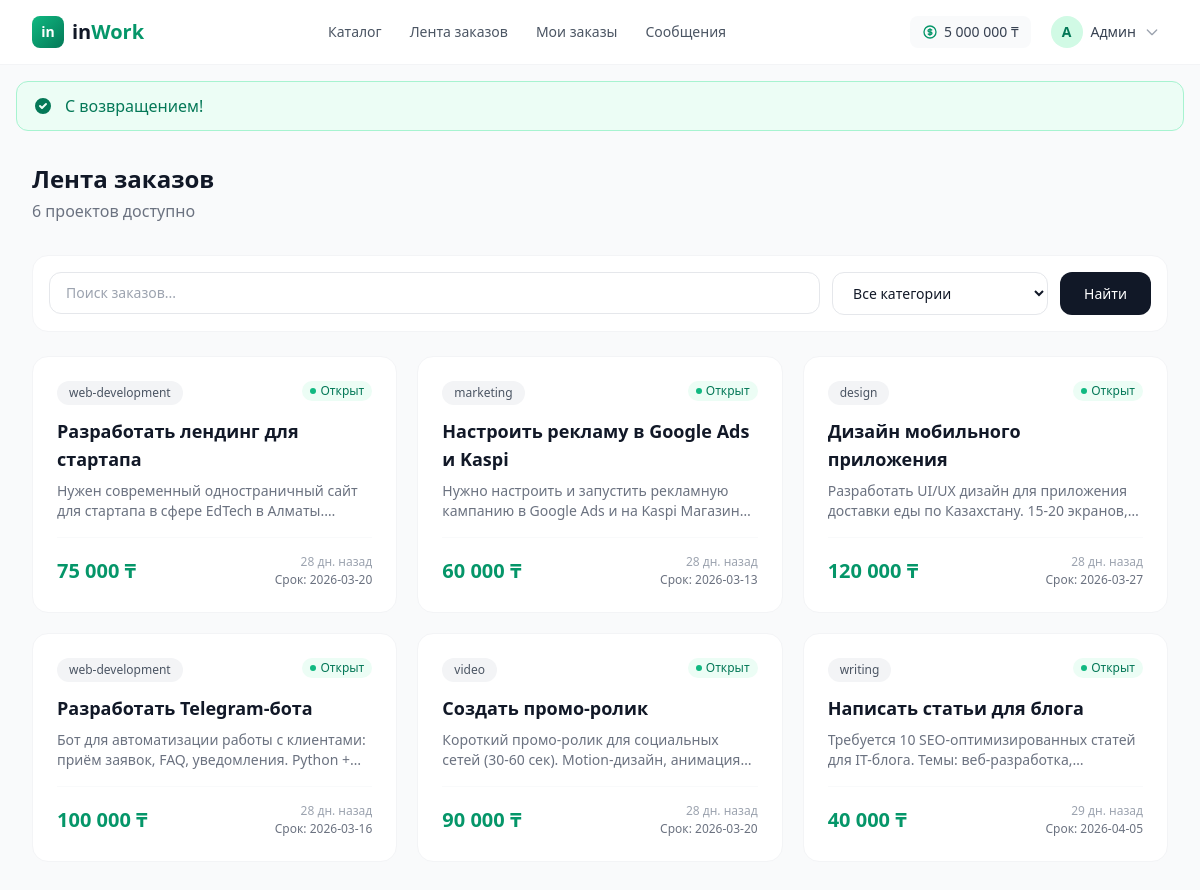
Page /in-work/public/orders (signed in) on the committed database.
### tables this page shows
CREATE TABLE orders (
    id INT UNSIGNED AUTO_INCREMENT PRIMARY KEY,
    client_id INT UNSIGNED NOT NULL,
    freelancer_id INT UNSIGNED DEFAULT NULL,
    title VARCHAR(255) NOT NULL,
    description TEXT NOT NULL,
    category VARCHAR(50) NOT NULL,
    budget DECIMAL(12,2) NOT NULL,
    final_price DECIMAL(12,2) DEFAULT NULL,
    deadline DATE NOT NULL,
    status ENUM('open', 'in_progress', 'completed', 'cancelled', 'dispute') NOT NULL DEFAULT 'open',
    delivered_at TIMESTAMP NULL DEFAULT NULL,
    delivery_message TEXT DEFAULT NULL,
    created_at TIMESTAMP NOT NULL DEFAULT CURRENT_TIMESTAMP,
    updated_at TIMESTAMP NOT NULL DEFAULT CURRENT_TIMESTAMP ON UPDATE CURRENT_TIMESTAMP,
    FOREIGN KEY (client_id) REFERENCES users(id) ON DELETE CASCADE,
    FOREIGN KEY (freelancer_id) REFERENCES users(id) ON DELETE SET NULL,
    INDEX idx_orders_status (status),
    INDEX idx_orders_category (category),
    INDEX idx_orders_client (client_id),
    INDEX idx_orders_freelancer (freelancer_id),
    INDEX idx_orders_created (created_at),
    INDEX idx_orders_budget (budget)
);

### app/controllers/OrderController.php (called while the page is built, shortened)
<?php
class OrderController extends Controller
{
    private Order $orderModel;
    public function __construct()
    {
        $this->orderModel = new Order();
    }
    public function index(): void
    {
        $page = max(1, (int) ($this->input('page', 1)));
        $category = $this->input('category', '');
        $search = $this->input('search', '');
        $orders = $this->orderModel->getOpenOrders($page, 20, $category, $search);
        $appConfig = require ROOT_PATH . '/config/app.php';
        $this->view('orders.index', [
            'title'      => 'Лента заказов',
            'orders'     => $orders['items'],
            'pagination' => $orders,
            'categories' => $appConfig['categories'],
            'category'   => $category,
            'search'     => $search,
        ]);
    }
}

### public/index.php (called while the page is built, shortened)
<?php
try {
    $appConfig = require ROOT_PATH . '/config/app.php';
    spl_autoload_register(function (string $class) {
        $map = [
            'Core\\'       => ROOT_PATH . '/core/',
            'App\\Controllers\\' => APP_PATH . '/controllers/',
            'App\\Models\\'      => APP_PATH . '/models/',
            'App\\Services\\'    => APP_PATH . '/services/',
            'App\\Middlewares\\'  => APP_PATH . '/middlewares/',
            'App\\Helpers\\'     => APP_PATH . '/helpers/',
        ];
        foreach ($map as $prefix => $baseDir) {
            if (strpos($class, $prefix) === 0) {
                $relativeClass = substr($class, strlen($prefix));
                $file = $baseDir . str_replace('\\', '/', $relativeClass) . '.php';
                if (file_exists($file)) {
                    return;
                }
            }
        }
    });
    require ROOT_PATH . '/app/helpers/functions.php';
    $router = new Core\Router();
    $method = $_SERVER['REQUEST_METHOD'];
    $requestUri = $_SERVER['REQUEST_URI'] ?? '/';
    $path = parse_url($requestUri, PHP_URL_PATH);
    $path = '/' . trim($path, "/ \t\n\r");
    $basePath = $appConfig['base_path'] ?? '/in-work/public';
    $basePath = rtrim($basePath, '/');
    if ($basePath !== '' && (strpos($path, $basePath) === 0)) {
        $suffix = substr($path, strlen($basePath));
        $path = ($suffix === '' || $suffix === '/') ? '/' : ($suffix ?: '/');
    }
    if ($path !== '/') {
        $path = rtrim($path, '/') ?: '/';
    }
    $router->resolve($method, $path);
} catch (Throwable $e) {
    http_response_code(500);
    echo '<h1>Ошибка приложения</h1>';
    echo '<p><strong>' . htmlspecialchars($e->getMessage()) . '</strong></p>';
    echo '<p>Файл: ' . htmlspecialchars($e->getFile()) . ':' . $e->getLine() . '</p>';
    echo '<pre>' . htmlspecialchars($e->getTraceAsString()) . '</pre>';
}

### app/helpers/functions.php (called while the page is built, shortened)
<?php
function e(string $value): string
{
    return htmlspecialchars($value, ENT_QUOTES, 'UTF-8');
}
function url(string $path = ''): string
{
    return APP_URL . '/' . ltrim($path, '/');
}
function format_money(float $amount): string
{
    return number_format($amount, 0, '.', ' ') . ' ₸';
}
function time_ago(string $datetime): string
{
    $now = new DateTime();
    $ago = new DateTime($datetime);
    $diff = $now->diff($ago);
    if ($diff->d > 0) return $diff->d . ' дн. назад';
    return 'только что';
}
function catalog_category_slugs(): array
{
    $app = require ROOT_PATH . '/config/app.php';
    $modes = $app['category_modes'] ?? [];
    return array_keys(array_filter($modes, static fn ($m) => $m === 'catalog'));
}

### config/database.php (called while the page is built, shortened)
<?php
$config = [
    'host'     => 'localhost',
    'port'     => '3306',
    'database' => 'inwork',
    'username' => 'root',
    'password' => 'root',
    'charset'  => 'utf8mb4',
];
return $config;

### core/Database.php (called while the page is built, shortened)
<?php
class Database
{
    private static ?Database $instance = null;
    private PDO $pdo;
    private function __construct()
    {
        $config = require __DIR__ . '/../config/database.php';
        $dsn = sprintf(
            'mysql:host=%s;port=%s;dbname=%s;charset=%s',
            $config['host'],
            $config['port'],
            $config['database'],
            $config['charset']
        );
        try {
            $this->pdo = new PDO($dsn, $config['username'], $config['password'], [
                PDO::ATTR_ERRMODE            => PDO::ERRMODE_EXCEPTION,
                PDO::ATTR_DEFAULT_FETCH_MODE => PDO::FETCH_ASSOC,
                PDO::ATTR_EMULATE_PREPARES   => false,
            ]);
        } catch (PDOException $e) {
            throw new PDOException('Database connection failed: ' . $e->getMessage());
        }
    }
    public static function getInstance(): self
    {
        if (self::$instance === null) {
            self::$instance = new self();
        }
        return self::$instance;
    }
    public function query(string $sql, array $params = []): \PDOStatement
    {
        $stmt = $this->pdo->prepare($sql);
        $stmt->execute($params);
        return $stmt;
    }
    public function fetch(string $sql, array $params = []): ?array
    {
        $stmt = $this->query($sql, $params);
        $result = $stmt->fetch();
        return $result ?: null;
    }
    public function fetchAll(string $sql, array $params = []): array
    {
        $stmt = $this->query($sql, $params);
        return $stmt->fetchAll();
    }
}

### config/app.php (called while the page is built)
<?php
$host = $_SERVER['HTTP_HOST'] ?? '';
$isProduction = ($host === 'in-work.krg-ktsk.kz')
    || (strpos($host, 'in-work') !== false && strpos($host, 'krg-ktsk.kz') !== false);
$prodUrl = 'https://in-work.krg-ktsk.kz';
$prodBasePath = '';
$scheme = (!empty($_SERVER['HTTPS']) && $_SERVER['HTTPS'] !== 'off') ? 'https' : 'http';
$localHost = $host !== '' ? $host : 'localhost';
$localUrl = $scheme . '://' . $localHost . '/in-work/public';
return [
    'is_production'   => $isProduction,
    'name'            => 'inWork',
    'url'             => $isProduction ? $prodUrl : $localUrl,
    'base_path'       => $isProduction ? $prodBasePath : '/in-work/public',
    'debug'           => !$isProduction,
    'timezone'        => 'Asia/Almaty',
    'platform_fee'    => 0.10,
    'min_balance'     => 0,
    'per_page'        => 20,
    'categories'      => [
        'web-development'    => 'Веб-разработка',
        'mobile-development' => 'Мобильная разработка',
        'design'             => 'Дизайн и креатив',
        'writing'            => 'Тексты и переводы',
        'marketing'          => 'Маркетинг',
        'video'              => 'Видео и анимация',
        'music'              => 'Музыка и аудио',
        'data'               => 'Данные и аналитика',
        'admin'              => 'Администрирование',
        'electrician'        => 'Электрики',
        'plumber'            => 'Сантехника',
        'repair'             => 'Ремонт и отделка',
        'other'              => 'Другое',
    ],
    'category_modes'    => [
        'electrician' => 'catalog',
        'plumber'     => 'catalog',
        'repair'      => 'catalog',
    ],
];

### app/models/Order.php (called while the page is built, shortened)
<?php
class Order extends Model
{
    public function getOpenOrders(int $page = 1, int $perPage = 20, string $category = '', string $search = ''): array
    {
        $where = "status = 'open'";
        $params = [];
        $catalogSlugs = catalog_category_slugs();
        if ($catalogSlugs !== []) {
            $placeholders = implode(', ', array_fill(0, count($catalogSlugs), '?'));
            $where .= " AND category NOT IN ({$placeholders})";
            foreach ($catalogSlugs as $slug) {
                $params[] = $slug;
            }
        }
        return $this->paginate($page, $perPage, $where, $params, 'created_at DESC');
    }
}

### core/Model.php (called while the page is built, shortened)
<?php
abstract class Model
{
    protected Database $db;
    protected string $table;
    public function __construct()
    {
        $this->db = Database::getInstance();
    }
    public function count(string $where = '1=1', array $params = []): int
    {
        $result = $this->db->fetch(
            "SELECT COUNT(*) as cnt FROM {$this->table} WHERE {$where}",
            $params
        );
        return (int) ($result['cnt'] ?? 0);
    }
    public function paginate(int $page = 1, int $perPage = 20, string $where = '1=1', array $params = [], string $orderBy = 'id DESC'): array
    {
        $offset = ($page - 1) * $perPage;
        $total = $this->count($where, $params);
        $totalPages = (int) ceil($total / $perPage);
        $items = $this->db->fetchAll(
            "SELECT * FROM {$this->table} WHERE {$where} ORDER BY {$orderBy} LIMIT ? OFFSET ?",
            array_merge($params, [$perPage, $offset])
        );
        return [
            'items'       => $items,
            'total'       => $total,
            'page'        => $page,
            'per_page'    => $perPage,
            'total_pages' => $totalPages,
        ];
    }
}

### views/orders/index.php (the view, shortened to what this page needs)
<div class="max-w-7xl mx-auto px-4 sm:px-6 lg:px-8 py-8">
    <div class="flex flex-col sm:flex-row sm:items-center justify-between gap-4 mb-8">
        <div>
            <h1 class="text-2xl font-bold text-gray-900">Лента заказов</h1>
            <p class="text-gray-500 mt-1"><?= $pagination['total'] ?? 0 ?> проектов доступно</p>
        </div>
    </div>
    <div class="bg-white rounded-2xl border border-gray-100 p-4 mb-6">
        <form method="GET" action="<?= url('orders') ?>" class="flex flex-col sm:flex-row gap-3">
            <div class="flex-1">
                <input type="text" name="search" value="<?= e($search) ?>" placeholder="Поиск заказов..."
                       class="w-full px-4 py-2.5 border border-gray-200 rounded-xl text-sm focus:ring-2 focus:ring-brand-500 focus:border-brand-500 outline-none transition">
            </div>
            <select name="category" class="px-4 py-2.5 border border-gray-200 rounded-xl text-sm focus:ring-2 focus:ring-brand-500 focus:border-brand-500 outline-none bg-white">
                <option value="">Все категории</option>
            </select>
            <button type="submit" class="px-6 py-2.5 bg-gray-900 text-white text-sm font-medium rounded-xl hover:bg-gray-800 transition">
                Найти
            </button>
        </form>
    </div>
    <?php if (empty($orders)): ?>
        <div class="bg-white rounded-2xl border border-gray-100 p-16 text-center">
            <svg class="w-16 h-16 text-gray-300 mx-auto mb-4" fill="none" stroke="currentColor" viewBox="0 0 24 24"><path stroke-linecap="round" stroke-linejoin="round" stroke-width="1.5" d="M9 5H7a2 2 0 00-2 2v12a2 2 0 002 2h10a2 2 0 002-2V7a2 2 0 00-2-2h-2M9 5a2 2 0 002 2h2a2 2 0 002-2M9 5a2 2 0 012-2h2a2 2 0 012 2"/></svg>
            <h3 class="text-lg font-semibold text-gray-900 mb-1">Заказы не найдены</h3>
            <p class="text-gray-500">Попробуйте изменить поиск или фильтры.</p>
        </div>
    <?php else: ?>
        <div class="grid md:grid-cols-2 lg:grid-cols-3 gap-5">
            <?php foreach ($orders as $order): ?>
                <a href="<?= url("orders/{$order['id']}") ?>" class="bg-white rounded-2xl p-6 border border-gray-100 hover:shadow-lg hover:border-brand-200 transition-all duration-300 group fade-in">
                    <div class="flex items-start justify-between mb-3">
                        <span class="px-3 py-1 bg-gray-100 text-gray-600 text-xs font-medium rounded-full"><?= e($order['category']) ?></span>
                        <span class="inline-flex items-center gap-1 px-2 py-0.5 bg-emerald-50 text-emerald-700 text-xs font-medium rounded-full">
                            <span class="w-1.5 h-1.5 bg-emerald-500 rounded-full"></span>
                            Открыт
                        </span>
                    </div>
                    <h3 class="text-lg font-semibold text-gray-900 mb-2 group-hover:text-brand-600 transition line-clamp-2"><?= e($order['title']) ?></h3>
                    <p class="text-sm text-gray-500 mb-4 line-clamp-2"><?= e(mb_substr($order['description'], 0, 100)) ?></p>
                    <div class="flex items-center justify-between pt-4 border-t border-gray-50">
                        <span class="text-xl font-bold text-brand-600"><?= format_money((float)$order['budget']) ?></span>
                        <div class="text-right">
                            <div class="text-xs text-gray-400"><?= time_ago($order['created_at']) ?></div>
                            <div class="text-xs text-gray-500 mt-0.5">Срок: <?= e($order['deadline']) ?></div>
                        </div>
                    </div>
                </a>
            <?php endforeach; ?>
        </div>
    <?php endif; ?>
</div>

### core/Router.php (shortened to what this page needs)
<?php
class Router
{
    private array $routes = [];
    private array $middlewares = [];
    public function group(array $middleware, callable $callback): void
    {
        $previousMiddlewares = $this->middlewares;
        $this->middlewares = array_merge($this->middlewares, $middleware);
        $this->middlewares = $previousMiddlewares;
    }
    private function addRoute(string $method, string $path, array $action, array $middleware = []): self
    {
        $pattern = $this->convertToRegex($path);
        $this->routes[] = [
            'method'     => $method,
            'path'       => $path,
            'pattern'    => $pattern,
            'controller' => $action[0],
            'action'     => $action[1],
            'middleware'  => array_merge($this->middlewares, $middleware),
        ];
        return $this;
    }
    private function convertToRegex(string $path): string
    {
        $pattern = preg_replace('/\{([a-zA-Z_]+)\}/', '(?P<$1>[^/]+)', $path);
        return '#^' . $pattern . '$#';
    }
    public function resolve(string $method, string $uri): void
    {
        $uri = parse_url($uri, PHP_URL_PATH);
        $uri = rtrim($uri, '/') ?: '/';
        foreach ($this->routes as $route) {
            if ($route['method'] !== $method) {
                continue;
            }
            if (preg_match($route['pattern'], $uri, $matches)) {
                $params = array_filter($matches, 'is_string', ARRAY_FILTER_USE_KEY);
                $controller = new $route['controller']();
                $actionMethod = $route['action'];
                call_user_func_array([$controller, $actionMethod], array_values($params));
                return;
            }
        }
    }
}

### assets/css/app.css (style rules this page uses)
.line-clamp-2 { display: -webkit-box; -webkit-line-clamp: 2; -webkit-box-orient: vertical; overflow: hidden; }
* { scroll-behavior: smooth; }
.fade-in { animation: fadeIn 0.3s ease-in; }

### views/layouts/app.php (style rules this page uses)
.fade-in { animation: fadeIn 0.3s ease-in; }

### rows in the picture
orders: category "web-development", title "Разработать лендинг для стартапа", description "Нужен современный одностраничный сайт для стартапа в сфере EdTech в…", budget "75 000 ₸", created_at "28 дн. назад", deadline "2026-03-20"
orders: category "marketing", title "Настроить рекламу в Google Ads и Kaspi", description "Нужно настроить и запустить рекламную кампанию в Google Ads и на Kaspi…", budget "60 000 ₸", created_at "28 дн. назад", deadline "2026-03-13"
orders: category "design", title "Дизайн мобильного приложения", description "Разработать UI/UX дизайн для приложения доставки еды по Казахстану. 15-20…", budget "120 000 ₸", created_at "28 дн. назад", deadline "2026-03-27"
orders: category "web-development", title "Разработать Telegram-бота", description "Бот для автоматизации работы с клиентами: приём заявок, FAQ, уведомления. Python…", budget "100 000 ₸", created_at "28 дн. назад", deadline "2026-03-16"
orders: category "video", title "Создать промо-ролик", description "Короткий промо-ролик для социальных сетей (30-60 сек). Motion-дизайн,…", budget "90 000 ₸", created_at "28 дн. назад", deadline "2026-03-20"
orders: category "writing", title "Написать статьи для блога", description "Требуется 10 SEO-оптимизированных статей для IT-блога. Темы:…", budget "40 000 ₸", created_at "29 дн. назад", deadline "2026-04-05"
